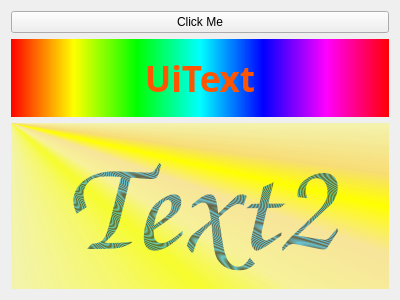
<?xml version="1.0" encoding="UTF-8"?>
<ui version="4.0">
 <class>Widget</class>
 <widget class="QWidget" name="Widget">
  <property name="geometry">
   <rect>
    <x>0</x>
    <y>0</y>
    <width>400</width>
    <height>300</height>
   </rect>
  </property>
  <property name="windowTitle">
   <string>Widget</string>
  </property>
  <layout class="QVBoxLayout" name="verticalLayout">
   <item>
    <widget class="QPushButton" name="pushButton">
     <property name="text">
      <string>Click Me</string>
     </property>
    </widget>
   </item>
   <item>
    <widget class="QLabel" name="uiTextLabel">
     <property name="font">
      <font>
       <family>Adobe Arabic</family>
       <pointsize>26</pointsize>
       <weight>75</weight>
       <bold>true</bold>
      </font>
     </property>
     <property name="styleSheet">
      <string notr="true">color: rgb(255, 85, 0);
background-color: qlineargradient(spread:pad, x1:0, y1:0, x2:1, y2:0, stop:0 rgba(255, 0, 0, 255), stop:0.166 rgba(255, 255, 0, 255), stop:0.333 rgba(0, 255, 0, 255), stop:0.5 rgba(0, 255, 255, 255), stop:0.666 rgba(0, 0, 255, 255), stop:0.833 rgba(255, 0, 255, 255), stop:1 rgba(255, 0, 0, 255));</string>
     </property>
     <property name="text">
      <string>UiText</string>
     </property>
     <property name="alignment">
      <set>Qt::AlignCenter</set>
     </property>
    </widget>
   </item>
   <item>
    <widget class="QLabel" name="codeTextLabel">
     <property name="font">
      <font>
       <family>Z003</family>
       <pointsize>100</pointsize>
       <weight>9</weight>
       <italic>true</italic>
       <bold>false</bold>
      </font>
     </property>
     <property name="styleSheet">
      <string notr="true">color: qradialgradient(spread:repeat, cx:0.5, cy:0.5, radius:0.077, fx:0.5, fy:0.5, stop:0 rgba(0, 169, 255, 147), stop:0.497326 rgba(0, 0, 0, 147), stop:1 rgba(0, 169, 255, 147));
font: 75 italic 100pt &quot;Z003&quot;;
background-color: qconicalgradient(cx:0, cy:0, angle:135, stop:0 rgba(255, 255, 0, 69), stop:0.375 rgba(255, 255, 0, 69), stop:0.423533 rgba(251, 255, 0, 145), stop:0.45 rgba(247, 255, 0, 208), stop:0.477581 rgba(255, 244, 71, 130), stop:0.518717 rgba(255, 218, 71, 130), stop:0.55 rgba(255, 255, 0, 255), stop:0.57754 rgba(255, 203, 0, 130), stop:0.625 rgba(255, 255, 0, 69), stop:1 rgba(255, 255, 0, 69));</string>
     </property>
     <property name="text">
      <string>Text2</string>
     </property>
     <property name="alignment">
      <set>Qt::AlignCenter</set>
     </property>
    </widget>
   </item>
  </layout>
 </widget>
 <layoutdefault spacing="6" margin="11"/>
 <resources/>
 <connections/>
</ui>
